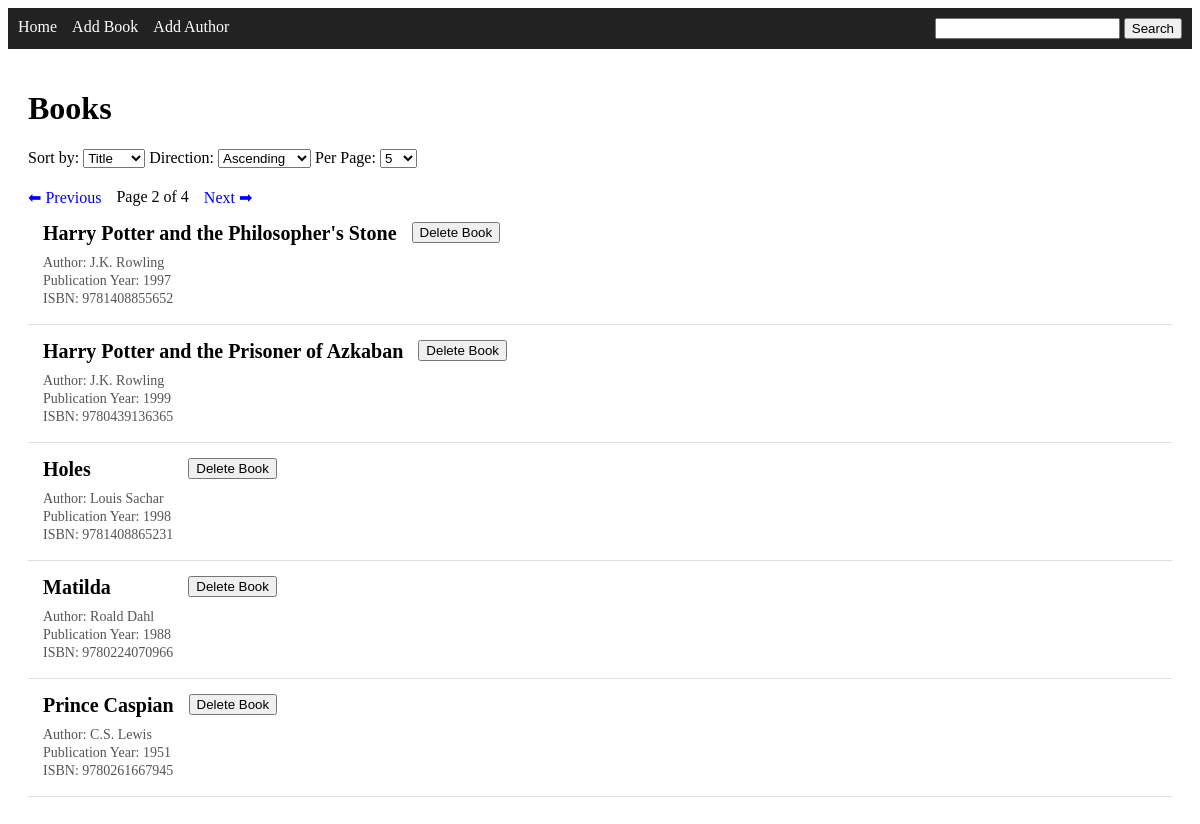
/?page=2&sort=title&direction=asc&search=, run on an earlier commit of the app's database.
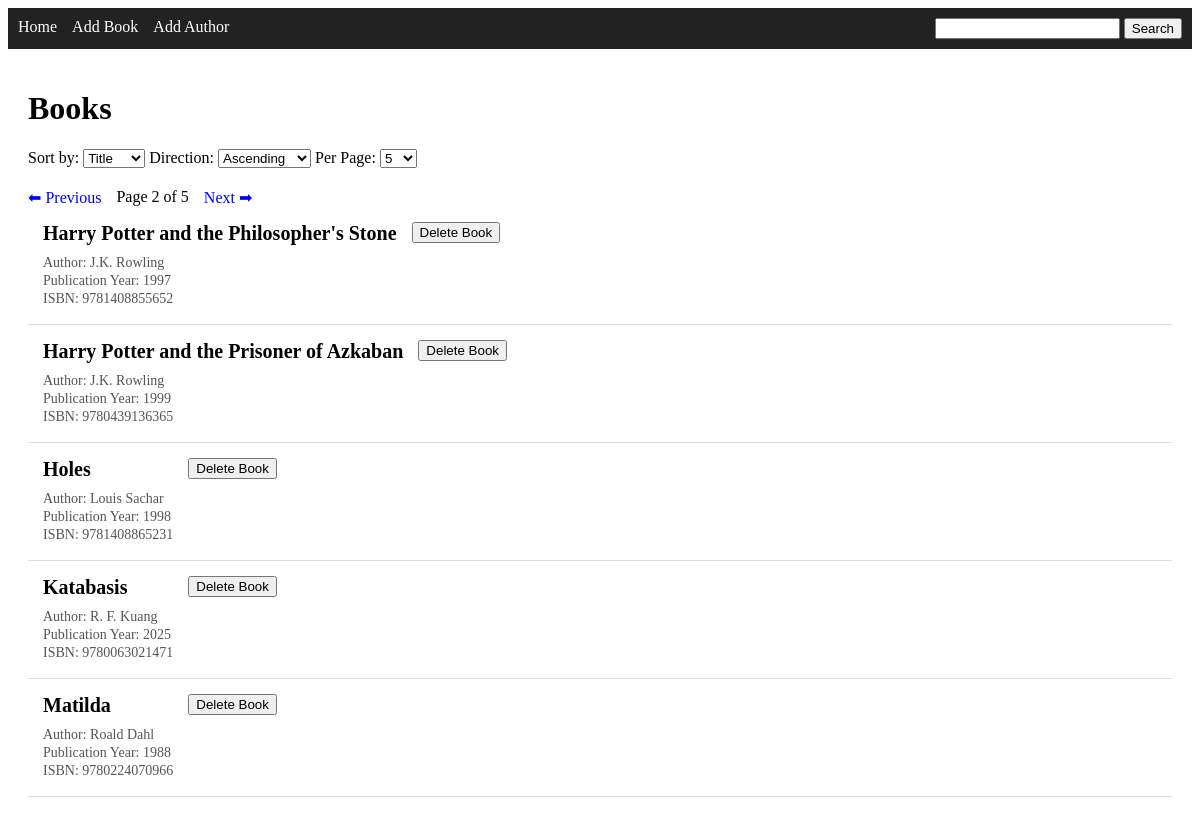
And on a later commit of the database.
### data_models.py (models this page shows, shortened)
class Book(db.Model):
    id: Mapped[int] = mapped_column(primary_key=True)
    isbn: Mapped[str] = mapped_column(db.String(13), unique=True)
    author_id: Mapped[int] = mapped_column(db.ForeignKey("author.id"))
    author: Mapped[Author] = relationship(back_populates="books")
    title: Mapped[str] = mapped_column(db.String(100))
    publication_year: Mapped[int]

class Author(db.Model):
    id: Mapped[int] = mapped_column(primary_key=True)
    name: Mapped[str] = mapped_column(db.String(80), unique=True)
    birth_date: Mapped[date]
    date_of_death: Mapped[date | None]
    books: Mapped[list["Book"]] = relationship(
        back_populates="author", cascade="all, delete-orphan"
    )

### app.py (the view, shortened to what this page needs)
@app.route("/", methods=["GET"])
def index():
    sort = request.args.get("sort", "title")
    direction = request.args.get("direction", "asc")
    page = request.args.get("page", 1, type=int)
    per_page = request.args.get("per_page", 5, type=int)
    search = request.args.get("search", "").strip()
    query = select(Book).join(Author)
    if sort == "author":
        column = Author.name
    elif sort == "year":
        column = Book.publication_year
    elif sort == "title":
        column = Book.title
    else:
        column = Book.title
    if direction == "desc":
        query = query.order_by(desc(column))
    elif direction == "asc":
        query = query.order_by(asc(column))
    else:
        query = query.order_by(asc(column))
    total_books = db.session.scalar(
        select(db.func.count()).select_from(query.subquery())
    )
    if total_books == 0 and search:
        flash("No books found for that search.", "error")
        return redirect(url_for("index"))
    books = db.session.scalars(
        query.limit(per_page).offset((page - 1) * per_page)
    ).all()
    total_pages = (total_books + per_page - 1) // per_page
    return render_template(
        "home.html",
        books=books,
        sort=sort,
        direction=direction,
        page=page,
        per_page=per_page,
        total_pages=total_pages,
        search=search,
    )

### templates/home.html (shortened to what this page needs)
{% extends "base.html" %}
{% block content %}
  <h1>Books</h1>
  <form method="GET" action="/">
        <label>Sort by:</label>
        <select name="sort" onchange="this.form.submit()">
            <option value="title" {% if sort == "title" %}selected{% endif %}>
                Title
            </option>
        </select>
        <label>Direction:</label>
        <select name="direction" onchange="this.form.submit()">
            <option value="asc" {% if direction == "asc" %}selected{% endif %}>
                Ascending
            </option>
        </select>
        <label>Per Page:</label>
        <select name="per_page" onchange="this.form.submit()">
            {% for n in [5,10,15,20,25] %}
                <option value="{{ n }}" {% if per_page == n %}selected{% endif %}>
                    {{ n }}
                </option>
            {% endfor %}
        </select>
  </form>
    <div class="pagination">
        {% if page > 1 %}
            <a href="/?page={{ page - 1 }}&sort={{ sort }}&direction={{ direction }}&search={{ search }}">
                ⬅ Previous
            </a>
        {% endif %}
       <span>Page {{ page }} of {{ total_pages }}</span>
        {% if page < total_pages %}
            <a href="/?page={{ page + 1 }}&sort={{ sort }}&direction={{ direction }}&search={{ search }}">
                Next ➡
            </a>
        {% endif %}
    </div>
  {% for book in books %}
      <div class="book">
        <div class="book-info">
              <h3 class="book-title">{{ book.title }}</h3>
            <div class="book-details">
                <p>Author: {{ book.author.name }}</p>
                <p>Publication Year: {{ book.publication_year }}</p>
                <p>ISBN: {{ book.isbn }}</p>
            </div>
        </div>
            <form method="POST" action="{{ url_for('delete_book', book_id=book.id) }}">
                <button type="submit" onclick="return confirm('Delete this book?')">
                    Delete Book
                </button>
            </form>
      </div>
  {% endfor %}
{% endblock %}

What changed in the data, as far as the page shows it:
no longer on this page (row unchanged): Book: title "Prince Caspian", author.name "C.S. Lewis", publication_year "1951", isbn "9780261667945"
added Book: title "Katabasis", author.name "R. F. Kuang", publication_year "2025", isbn "9780063021471"
Also different on the page:
{{ total_pages }}: "4" → "5"
